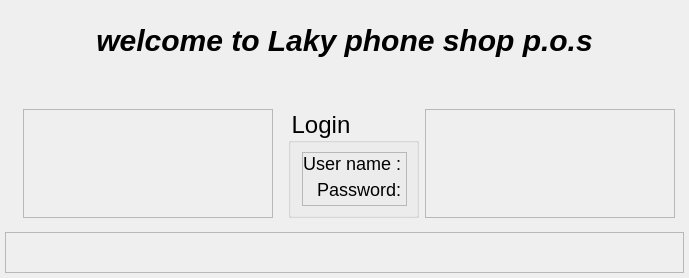
     <widget class="QWidget" name="home_page">
      <property name="font">
       <font>
        <pointsize>20</pointsize>
       </font>
      </property>
      <property name="styleSheet">
       <string notr="true">/**font-size: 14pt; background: white; </string>
      </property>
      <layout class="QVBoxLayout" name="page_1_layout">
       <property name="spacing">
        <number>5</number>
       </property>
       <property name="leftMargin">
        <number>5</number>
       </property>
       <property name="topMargin">
        <number>5</number>
       </property>
       <property name="rightMargin">
        <number>5</number>
       </property>
       <property name="bottomMargin">
        <number>5</number>
       </property>
       <item>
        <widget class="QFrame" name="header">
         <property name="styleSheet">
          <string notr="true">/**background:rgb(255, 71, 160)</string>
         </property>
         <property name="frameShape">
          <enum>QFrame::NoFrame</enum>
         </property>
         <property name="frameShadow">
          <enum>QFrame::Raised</enum>
         </property>
         <layout class="QVBoxLayout" name="verticalLayout_32">
          <item>
           <widget class="QLabel" name="label_41">
            <property name="styleSheet">
             <string notr="true">  font-size: 30px;
    text-transform: uppercase;
    font-weight: 700;
font-style:italic;
margin-bottom:20px;
</string>
            </property>
            <property name="frameShape">
             <enum>QFrame::NoFrame</enum>
            </property>
            <property name="text">
             <string>welcome to Laky phone shop p.o.s</string>
            </property>
            <property name="alignment">
             <set>Qt::AlignBottom|Qt::AlignHCenter</set>
            </property>
           </widget>
          </item>
         </layout>
        </widget>
       </item>
       <item>
        <widget class="QFrame" name="login_content">
         <property name="minimumSize">
          <size>
           <width>500</width>
           <height>0</height>
          </size>
         </property>
         <property name="font">
          <font>
           <pointsize>16</pointsize>
          </font>
         </property>
         <property name="styleSheet">
          <string notr="true">/**background:rgb(73, 255, 204);**/</string>
         </property>
         <property name="frameShape">
          <enum>QFrame::NoFrame</enum>
         </property>
         <property name="frameShadow">
          <enum>QFrame::Raised</enum>
         </property>
         <layout class="QVBoxLayout" name="verticalLayout">
          <property name="spacing">
           <number>0</number>
          </property>
          <property name="topMargin">
           <number>0</number>
          </property>
          <property name="rightMargin">
           <number>0</number>
          </property>
          <property name="bottomMargin">
           <number>0</number>
          </property>
          <item>
           <widget class="QFrame" name="frame_4">
            <property name="font">
             <font>
              <pointsize>16</pointsize>
             </font>
            </property>
            <property name="frameShape">
             <enum>QFrame::NoFrame</enum>
            </property>
            <property name="frameShadow">
             <enum>QFrame::Raised</enum>
            </property>
            <layout class="QHBoxLayout" name="horizontalLayout_7">
             <item>
              <widget class="QFrame" name="mleft">
               <property name="minimumSize">
                <size>
                 <width>250</width>
                 <height>0</height>
                </size>
               </property>
               <property name="frameShape">
                <enum>QFrame::StyledPanel</enum>
               </property>
               <property name="frameShadow">
                <enum>QFrame::Raised</enum>
               </property>
              </widget>
             </item>
             <item>
              <widget class="QFrame" name="frame_2">
               <property name="maximumSize">
                <size>
                 <width>500</width>
                 <height>16777215</height>
                </size>
               </property>
               <property name="font">
                <font>
                 <pointsize>16</pointsize>
                </font>
               </property>
               <property name="frameShape">
                <enum>QFrame::NoFrame</enum>
               </property>
               <property name="frameShadow">
                <enum>QFrame::Raised</enum>
               </property>
               <layout class="QVBoxLayout" name="verticalLayout_28">
                <property name="spacing">
                 <number>0</number>
                </property>
                <property name="topMargin">
                 <number>0</number>
                </property>
                <property name="rightMargin">
                 <number>0</number>
                </property>
                <property name="bottomMargin">
                 <number>0</number>
                </property>
                <item>
                 <widget class="QGroupBox" name="groupBox">
                  <property name="font">
                   <font>
                    <pointsize>-1</pointsize>
                   </font>
                  </property>
                  <property name="styleSheet">
                   <string notr="true">font-size: 24px;
</string>
                  </property>
                  <property name="title">
                   <string>Login</string>
                  </property>
                  <layout class="QVBoxLayout" name="verticalLayout_29">
                   <property name="leftMargin">
                    <number>11</number>
                   </property>
                   <item>
                    <widget class="QFrame" name="content">
                     <property name="maximumSize">
                      <size>
                       <width>490</width>
                       <height>16777215</height>
                      </size>
                     </property>
                     <property name="font">
                      <font>
                       <pointsize>-1</pointsize>
                      </font>
                     </property>
                     <property name="styleSheet">
                      <string notr="true">/**background:red**/</string>
                     </property>
                     <property name="frameShape">
                      <enum>QFrame::NoFrame</enum>
                     </property>
                     <property name="frameShadow">
                      <enum>QFrame::Raised</enum>
                     </property>
                     <layout class="QVBoxLayout" name="verticalLayout_15">
                      <property name="spacing">
                       <number>0</number>
                      </property>
                      <property name="leftMargin">
                       <number>0</number>
                      </property>
                      <property name="topMargin">
                       <number>0</number>
                      </property>
                      <property name="rightMargin">
                       <number>0</number>
                      </property>
                      <property name="bottomMargin">
                       <number>0</number>
                      </property>
                      <item>
                       <widget class="QFrame" name="login_form">
                        <property name="maximumSize">
                         <size>
                          <width>16777215</width>
                          <height>120</height>
                         </size>
                        </property>
                        <property name="font">
                         <font>
                          <pointsize>-1</pointsize>
                         </font>
                        </property>
                        <property name="styleSheet">
                         <string notr="true">/**background:green**/</string>
                        </property>
                        <property name="frameShape">
                         <enum>QFrame::StyledPanel</enum>
                        </property>
                        <property name="frameShadow">
                         <enum>QFrame::Raised</enum>
                        </property>
                        <layout class="QGridLayout" name="gridLayout_6">
                         <property name="leftMargin">
                          <number>0</number>
                         </property>
                         <property name="topMargin">
                          <number>0</number>
                         </property>
                         <property name="rightMargin">
                          <number>0</number>
                         </property>
                         <property name="bottomMargin">
                          <number>5</number>
                         </property>
                         <property name="spacing">
                          <number>5</number>
                         </property>
                         <item row="0" column="1">
                          <widget class="QFrame" name="frame_3">
                           <property name="maximumSize">
                            <size>
                             <width>400</width>
                             <height>16777215</height>
                            </size>
                           </property>
                           <property name="font">
                            <font>
                             <pointsize>-1</pointsize>
                            </font>
                           </property>
                           <property name="styleSheet">
                            <string notr="true">/**background:white</string>
                           </property>
                           <property name="frameShape">
                            <enum>QFrame::NoFrame</enum>
                           </property>
                           <property name="frameShadow">
                            <enum>QFrame::Raised</enum>
                           </property>
                           <layout class="QVBoxLayout" name="login_username_frame">
                            <property name="spacing">
                             <number>0</number>
                            </property>
                            <property name="leftMargin">
                             <number>0</number>
                            </property>
                            <property name="topMargin">
                             <number>0</number>
                            </property>
                            <property name="rightMargin">
                             <number>0</number>
                            </property>
                            <property name="bottomMargin">
                             <number>0</number>
                            </property>
                           </layout>
                          </widget>
                         </item>
                         <item row="0" column="0">
                          <widget class="QLabel" name="label_31">
                           <property name="maximumSize">
                            <size>
                             <width>120</width>
                             <height>16777215</height>
                            </size>
                           </property>
                           <property name="font">
                            <font>
                             <pointsize>-1</pointsize>
                            </font>
                           </property>
                           <property name="styleSheet">
                            <string notr="true">font-size: 18px;</string>
                           </property>
                           <property name="text">
                            <string>User name :</string>
                           </property>
                           <property name="alignment">
                            <set>Qt::AlignRight|Qt::AlignTrailing|Qt::AlignVCenter</set>
                           </property>
                          </widget>
                         </item>
                         <item row="1" column="0">
                          <widget class="QLabel" name="label_40">
                           <property name="maximumSize">
                            <size>
                             <width>120</width>
                             <height>16777215</height>
                            </size>
                           </property>
                           <property name="font">
                            <font>
                             <pointsize>-1</pointsize>
                            </font>
                           </property>
                           <property name="styleSheet">
                            <string notr="true">font-size: 18px;</string>
                           </property>
                           <property name="text">
                            <string>Password:</string>
                           </property>
                           <property name="alignment">
                            <set>Qt::AlignRight|Qt::AlignTrailing|Qt::AlignVCenter</set>
                           </property>
                          </widget>
                         </item>
                         <item row="1" column="1">
                          <widget class="QFrame" name="frame_33">
                           <property name="maximumSize">
                            <size>
                             <width>400</width>
                             <height>16777215</height>
                            </size>
                           </property>
                           <property name="font">
                            <font>
                             <pointsize>-1</pointsize>
                            </font>
                           </property>
                           <property name="styleSheet">
                            <string notr="true">/**background:white</string>
                           </property>
                           <property name="frameShape">
                            <enum>QFrame::NoFrame</enum>
                           </property>
                           <property name="frameShadow">
                            <enum>QFrame::Raised</enum>
                           </property>
                           <layout class="QVBoxLayout" name="login_password_frame">
                            <property name="spacing">
                             <number>0</number>
                            </property>
                            <property name="leftMargin">
                             <number>0</number>
                            </property>
                            <property name="topMargin">
                             <number>0</number>
                            </property>
                            <property name="rightMargin">
                             <number>0</number>
                            </property>
                            <property name="bottomMargin">
                             <number>0</number>
                            </property>
                           </layout>
                          </widget>
                         </item>
                        </layout>
                       </widget>
                      </item>
                      <item>
                       <widget class="QFrame" name="buttons">
                        <property name="maximumSize">
                         <size>
                          <width>16777215</width>
                          <height>45</height>
                         </size>
                        </property>
                        <property name="font">
                         <font>
                          <pointsize>-1</pointsize>
                         </font>
                        </property>
                        <property name="frameShape">
                         <enum>QFrame::NoFrame</enum>
                        </property>
                        <property name="frameShadow">
                         <enum>QFrame::Raised</enum>
                        </property>
                        <layout class="QHBoxLayout" name="horizontalLayout_9">
                         <property name="spacing">
                          <number>0</number>
                         </property>
                         <property name="leftMargin">
                          <number>0</number>
                         </property>
                         <property name="topMargin">
                          <number>0</number>
                         </property>
                         <property name="rightMargin">
                          <number>0</number>
                         </property>
                         <property name="bottomMargin">
                          <number>0</number>
                         </property>
                         <item>
                          <widget class="QFrame" name="frame_34">
                           <property name="frameShape">
                            <enum>QFrame::NoFrame</enum>
                           </property>
                           <property name="frameShadow">
                            <enum>QFrame::Raised</enum>
                           </property>
                          </widget>
                         </item>
                         <item>
                          <widget class="QFrame" name="frame_50">
                           <property name="maximumSize">
                            <size>
                             <width>500</width>
                             <height>16777215</height>
                            </size>
                           </property>
                           <property name="styleSheet">
                            <string notr="true">/**background:white</string>
                           </property>
                           <property name="frameShape">
                            <enum>QFrame::NoFrame</enum>
                           </property>
                           <property name="frameShadow">
                            <enum>QFrame::Raised</enum>
                           </property>
                           <layout class="QVBoxLayout" name="login_button_fame">
                            <property name="spacing">
                             <number>0</number>
                            </property>
                            <property name="leftMargin">
                             <number>0</number>
                            </property>
                            <property name="topMargin">
                             <number>0</number>
                            </property>
                            <property name="rightMargin">
                             <number>0</number>
                            </property>
                            <property name="bottomMargin">
                             <number>0</number>
                            </property>
                           </layout>
                          </widget>
                         </item>
                        </layout>
                       </widget>
                      </item>
                     </layout>
                    </widget>
                   </item>
                  </layout>
                 </widget>
                </item>
               </layout>
              </widget>
             </item>
             <item>
              <widget class="QFrame" name="mright">
               <property name="minimumSize">
                <size>
                 <width>250</width>
                 <height>0</height>
                </size>
               </property>
               <property name="frameShape">
                <enum>QFrame::StyledPanel</enum>
               </property>
               <property name="frameShadow">
                <enum>QFrame::Raised</enum>
               </property>
              </widget>
             </item>
            </layout>
           </widget>
          </item>
         </layout>
        </widget>
       </item>
       <item>
        <widget class="QFrame" name="footer">
         <property name="frameShape">
          <enum>QFrame::StyledPanel</enum>
         </property>
         <property name="frameShadow">
          <enum>QFrame::Raised</enum>
         </property>
         <layout class="QVBoxLayout" name="verticalLayout_33">
          <item>
           <widget class="QLabel" name="login_form_info">
            <property name="font">
             <font>
              <pointsize>-1</pointsize>
              <italic>true</italic>
             </font>
            </property>
            <property name="styleSheet">
             <string notr="true">color:red;
  font-size: 18px;
 
font-style:italic;
</string>
            </property>
            <property name="text">
             <string/>
            </property>
            <property name="scaledContents">
             <bool>true</bool>
            </property>
            <property name="alignment">
             <set>Qt::AlignHCenter|Qt::AlignTop</set>
            </property>
            <property name="wordWrap">
             <bool>true</bool>
            </property>
           </widget>
          </item>
         </layout>
        </widget>
       </item>
      </layout>
     </widget>
